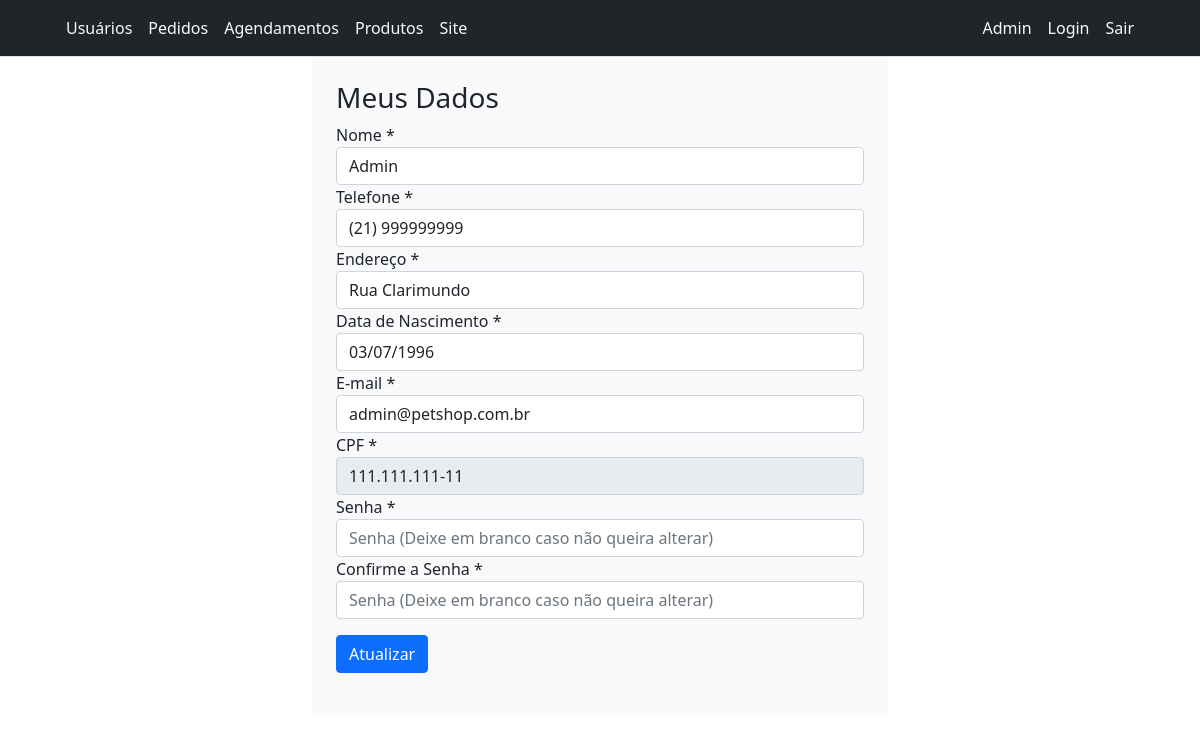
/petshop/admin/usuario.php (signed in), run on the app's committed database.
### tables this page shows
CREATE TABLE `ps_login` (
  `id` int NOT NULL,
  `nome` varchar(50) NOT NULL,
  `email` varchar(70) NOT NULL,
  `senha` varchar(50) NOT NULL,
  `telefone` varchar(20) NOT NULL,
  `endereco` varchar(255) NOT NULL,
  `cpf` varchar(20) NOT NULL,
  `niveis_acesso_id` int NOT NULL,
  `data` varchar(15) NOT NULL
);

### petshop/admin/funcoes/funcoes.php (called while the page is built, shortened)
<?php
	function checkCarrinho($usuario, $conn){
		$sql = "SELECT * FROM `ps_carrinho` WHERE `idLogin` = '$usuario'";
		$dados = mysqli_query($conn, $sql) or die(mysql_error());
		$linha = mysqli_fetch_assoc($dados);
		$total = mysqli_num_rows($dados);
		if ($total > 0){
			return true;
		}else{
			return false;
		}
	}
			?>

### petshop/admin/usuario.php (the view, shortened to what this page needs)
<?php
	include_once "config/conexao.php";
	include_once "funcoes/funcoes.php";
	$sql = "SELECT * FROM `ps_login` WHERE `id` = '$_SESSION[usuarioId]'";
	$dados = mysqli_query($conn, $sql) or die(mysql_error());
?>
<!DOCTYPE html>
<html>
	<head>
		<link rel="stylesheet" href="contents/css/usuario.style.css">
		  <link href="https://cdn.jsdelivr.net/npm/bootstrap@5.0.2/dist/css/bootstrap.min.css" rel="stylesheet">
	</head>
	<body>
		<?php include_once "menu.php"; ?>
		<div class="container-fluid">
			<div class="row">
					<div class="col-md-6 mx-auto">
					<div class="p-4 bg-light">
						<form action="atualizar.php" method="POST">
							<h3>Meus Dados</h3>
							<div class="form-row">
								<div class="form-wrapper">
									<label for="nome">Nome *</label>
									<input type="text" name="nome" class="form-control" value="<?=$linha['nome']?>" required>
								</div>
								<div class="form-wrapper">
									<label for="telefone">Telefone *</label>
									<input type="text" name="telefone" id="TEL" class="form-control" value="<?=$linha['telefone']?>" required>
								</div>
							</div>
							<div class="form-row">
								<div class="form-wrapper">
									<label for="endereco">Endereço *</label>
									<input type="text" name="endereco" class="form-control" value="<?=$linha['endereco']?>" required>
								</div>
								<div class="form-wrapper">
									<label for="data">Data de Nascimento *</label>
									<input type="text" name="data" id="NASC" class="form-control" value="<?=$linha['data']?>" required>
								</div>
							</div>
							<div class="form-row">
								<div class="form-wrapper">
									<label for="email">E-mail *</label>
									<input type="text" name="email" class="form-control" value="<?=$linha['email']?>" required>
								</div>
								<div class="form-wrapper">
									<label for="cpf">CPF *</label>
									<input type="text" name="cpf" id="CPF" class="form-control" value="<?=$linha['cpf']?>" maxlength="14" disabled >
								</div>
							</div>
							<div class="form-row">
								<div class="form-wrapper">
									<label for="senha">Senha *</label>
									<input type="password" name="senha" class="form-control" placeholder="Senha (Deixe em branco caso não queira alterar)">
								</div>
								<div class="form-wrapper">
									<label for="confirmar-senha">Confirme a Senha *</label>
									<input type="password" name="confirmar-senha" class="form-control" placeholder="Senha (Deixe em branco caso não queira alterar)">
								</div>
							</div>
							<button class="btn btn-primary mt-3 mb-3 mx-auto" data-text="Atualizando">
								<span>Atualizar</span>
							</button>
						</form>
					</div>
				</div>
			</div>
		</div>
	</body>
</html>

### petshop/admin/contents/css/usuario.style.css (style rules this page uses)
html, body { height: 100%; }
body { background-image: url("../images/nobanho.jpeg"); background-size: cover; background-repeat: no-repeat; background-position: center; background-color: deepskyblue; }

### data on the page
ps_login: nome "Admin", telefone "(21) 999999999", endereco "Rua Clarimundo", data "03/07/1996", email "admin@petshop.com.br", cpf "111.111.111-11"

### other printed values
$_SESSION['usuarioNome'] "Admin"
